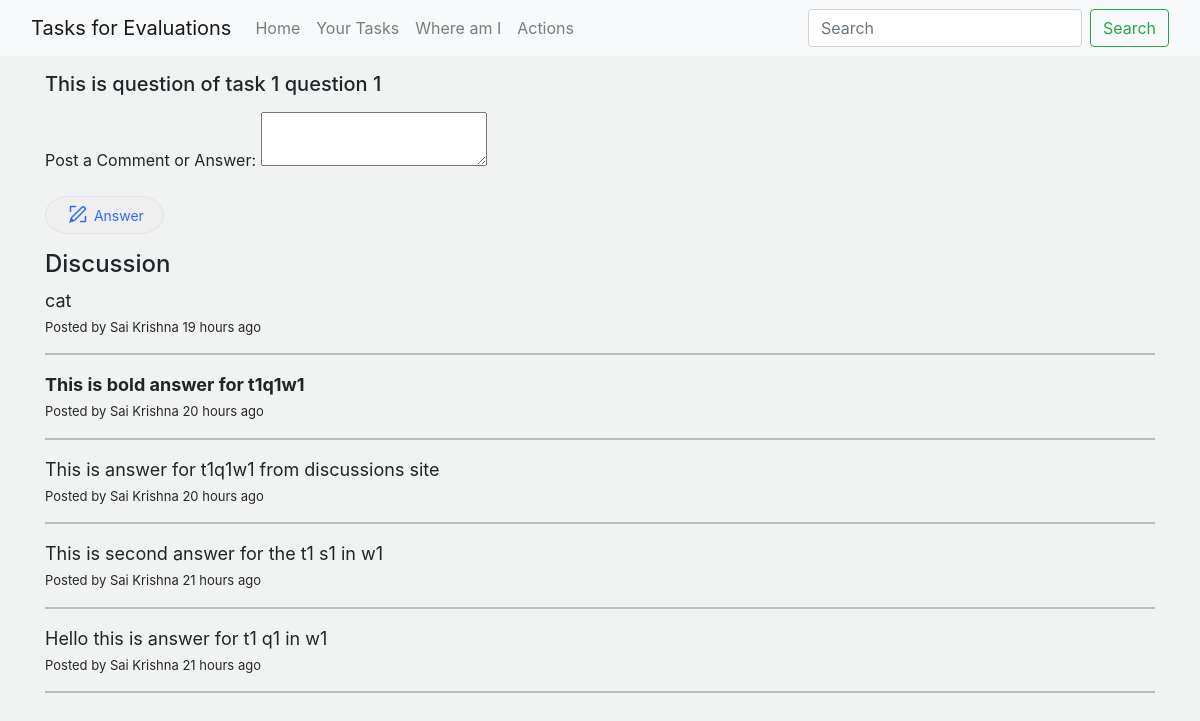
The page /tasks/ss-teachers/1/1/answer (signed in) on the database its author committed.
### tasklist/models.py (models this page shows, shortened)
class Question(models.Model):
    id = models.AutoField(primary_key=True)
    title = models.CharField(max_length=200)
    desc = models.TextField()
    section = models.ForeignKey(Section, on_delete=models.CASCADE)
    posted_by = models.ForeignKey(User, on_delete=models.CASCADE)
    posted_on = models.DateTimeField(auto_now_add=True)
    updated_on = models.DateTimeField(auto_now=True)
    class Meta:
        verbose_name = "question"
        verbose_name_plural = "questions"

class Answer(models.Model):
    id = models.AutoField(primary_key=True)
    desc = models.TextField()
    answered_by = models.ForeignKey(User, on_delete=models.CASCADE)
    question = models.ForeignKey(Question, on_delete=models.CASCADE)
    answered_on = models.DateTimeField(auto_now_add=True)
    updated_on = models.DateTimeField(auto_now=True)
    class Meta:
        verbose_name = "answer"
        verbose_name_plural = "answers"

### tasklist/views.py (the view)
# urls.py: path('<str:slug>/<int:id>/<int:id1>/answer', answer, name="Task Question Answer View"),
def answer(request, slug, id, id1):
    if request.user.is_anonymous:
        return redirect("/login")
    ques = questionSet([TaskInfo.objects.get(slug=slug).section_set.filter(id=id)[0].question_set.filter(id=id1)[0]])
    ans = answerSet(Question.objects.filter(id=id1)[0].answer_set.all().order_by("-answered_on"))
    return render(request, "answer.html", {"question": ques[0], "slug": slug, "answers": ans})

### tasklist/funtions.py (called while the page is built)
def questionSet(quesSetAll):
    quesSet = []
    for ques in quesSetAll:
        quesSet.append({
            "id": ques.id,
            "title": ques.title,
            "desc": ques.desc,
            "posted_by": ques.posted_by.first_name,
            "posted_on": ques.posted_on.astimezone(timezone('Asia/Kolkata')),
            "updated_on": ques.updated_on.astimezone(timezone('Asia/Kolkata'))
        })
    return quesSet

def answerSet(ansSetAll):
    ansSet = []
    for ans in ansSetAll:
        ansSet.append({
            "id": ans.id,
            "desc": ans.desc,
            "answered_by": ans.answered_by.first_name,
            "answered_on": ans.answered_on.astimezone(timezone('Asia/Kolkata')),
            "updated_on": ans.updated_on.astimezone(timezone('Asia/Kolkata'))
        })
    return ansSet

### templates/answer.html (shortened to what this page needs)
{% extends 'base.html' %}
{% block body %}
{% load humanize %}
    <div class="container my-2">
        <h5 class="my-3">{{ question.desc }}</h5>
        <form class="my-2" action="{{request.path}}Post" method="post" id="ans-div">
            <div class="mb-3 p-0 col-auto">
                <label for="desc" class="form-label">Post a Comment or Answer:</label>
                <textarea name="desc" id="desc"></textarea>
            </div>
            <button class="btn-answer" type="submit" tabindex="0" aria aria-label="Answer the question">
                <div class="flex row" style="align-items: center;">
                    <div class="col" style="padding-right: 0; margin-bottom: 3px;">&nbsp;
                    </div>
                    <div class="col" style="font-size: 14px; padding-left: 0;">
                        <div style="box-sizing: border-box; line-height: normal;">&nbsp;Answer</div>
                    </div>
                </div>
            </button>
        </form>
        <div class="my-3">
            <h4>Discussion</h4>
            {% for ans in answers %}
                <div class="my-1" style="font-size: large; ">{{ ans.desc|safe }}</div>
                <p style="color: rgb(40, 40, 41); font-size: small;">Posted by {{ ans.answered_by }} {{ ans.answered_on|naturaltime }}</p>
                <hr>
            {% endfor %}
        </div>
    </div>
{% endblock body %}

### templates/base.html (shortened to what this page needs)
<!DOCTYPE html>
<html lang="en">
<head>
    <link rel="stylesheet" href="/static/bootstrap-5.0.1/css/bootstrap.min.css">
    <link rel="stylesheet" href="/static/fontawesome-free/css/all.min.css">
    <link rel="stylesheet" href="https://stackpath.bootstrapcdn.com/bootstrap/4.2.1/css/bootstrap.min.css">
</head>
<body>
    <nav class="navbar navbar-expand-lg navbar-light bg-light">
        <div class="container-fluid">
            <a class="navbar-brand" href="/">Tasks for Evaluations</a>
            <div class="collapse navbar-collapse" id="navbarSupportedContent">
                <ul class="navbar-nav me-auto mb-2 mb-lg-0">
                    <li class="nav-item">
                        <a class="nav-link {% if active == 'home' %}active{% endif %}" aria-current="page" href="/">Home</a>
                    </li>
                    <li class="nav-item">
                        <a class="nav-link {% if active == 'tasks' %}active{% endif %}" href="/tasks">Your Tasks</a>
                    </li>
                    <li class="nav-item">
                        <a class="nav-link {% if active == 'where' %}active{% endif %}" href="/tasks/where">Where am I</a>
                    </li>
                    <li class="nav-item dropdown">
                        <a class="nav-link" data-toggle="dropdown" href="#" aria-expanded="false">
                            Actions
                        </a>
                    </li>
                </ul>
                <form class="d-flex">
                    <input class="form-control me-2" type="search" placeholder="Search" aria-label="Search">
                    <button class="btn btn-outline-success" type="submit">Search</button>
                </form>
            </div>
        </div>
    </nav>
    {% block body %}{% endblock body %}
</body>
</html>

### templates/answer.html (style rules this page uses)
.btn-answer { box-sizing: border-box; color: #2e69ff !important; border-radius: 20%/50%; font: inherit; padding: 0px 20px 0px 12px; transition-property: box-shadow, background-color; transition-duration: 60ms; transition-timing-function: ease-out; height: 38px; min-width: 38px; position: relative; box-shadow: rgba(46, 105, 255, 0.09) 0px 0px 0px 1px inset; border-width: 0px; outline: none; color: inherit; }

### templates/base.html (style rules this page uses)
body { background-color: rgb(241, 242, 242); }
p { margin-bottom: 0; }

### rows shown on the page
Question: desc "This is question of task 1 question 1"
Answer: desc "cat"
Answer: desc "This is bold answer for t1q1w1"
Answer: desc "This is answer for t1q1w1 from discussions site"
Answer: desc "This is second answer for the t1 s1 in w1"
Answer: desc "Hello this is answer for t1 q1 in w1"

### other values the page prints
{{ ans.answered_by }} "Sai Krishna" "Sai Krishna" "Sai Krishna" "Sai Krishna" "Sai Krishna"
{{ ans.answered_on|naturaltime }} "19 hours ago" "20 hours ago" "20 hours ago" "21 hours ago" "21 hours ago"
